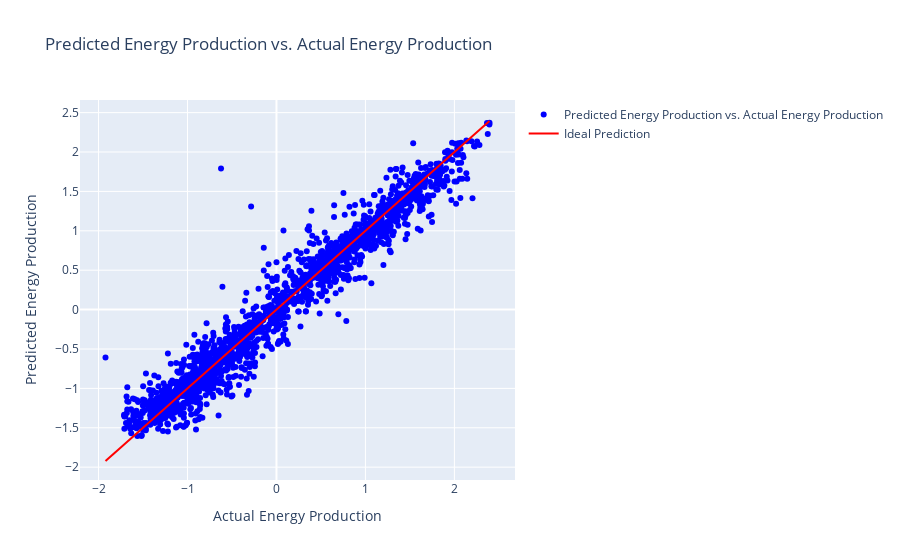

Here is the notebook cell this chart was saved with:
### Code cell
import plotly.graph_objects as go

y_pred = knn_regressor.predict(X_test)


fig = go.Figure()
fig.add_trace(go.Scatter(x=y_test, y=y_pred, mode='markers',
                         marker=dict(color='blue'),
                         name='Predicted Energy Production vs. Actual Energy Production'))
fig.add_trace(go.Scatter(x=[min(y_test), max(y_test)], y=[min(y_test), max(y_test)],
                         mode='lines',
                         marker=dict(color='red'),
                         name='Ideal Prediction'))
fig.update_layout(
    title='Predicted Energy Production vs. Actual Energy Production',
    xaxis_title='Actual Energy Production',
    yaxis_title='Predicted Energy Production'
)
fig.show()

### Figure 1 — Plotly figure (JSON) as saved in the notebook; plotly's stock layout.template omitted (floating-point values rounded to 4 significant figures; data arrays with more than 128 entries replaced by an {"elided": "..."} marker saying what was removed)
{"data": [{"marker": {"color": "blue"}, "mode": "markers", "name": "Predicted Energy Production vs. Actual Energy Production", "type": "scatter", "x": {"elided": "1914 float values"}, "y": {"elided": "1914 float values"}}, {"marker": {"color": "red"}, "mode": "lines", "name": "Ideal Prediction", "type": "scatter", "x": [-1.922, 2.395], "y": [-1.922, 2.395]}], "layout": {"title": {"text": "Predicted Energy Production vs. Actual Energy Production"}, "xaxis": {"title": {"text": "Actual Energy Production"}}, "yaxis": {"title": {"text": "Predicted Energy Production"}}}}
